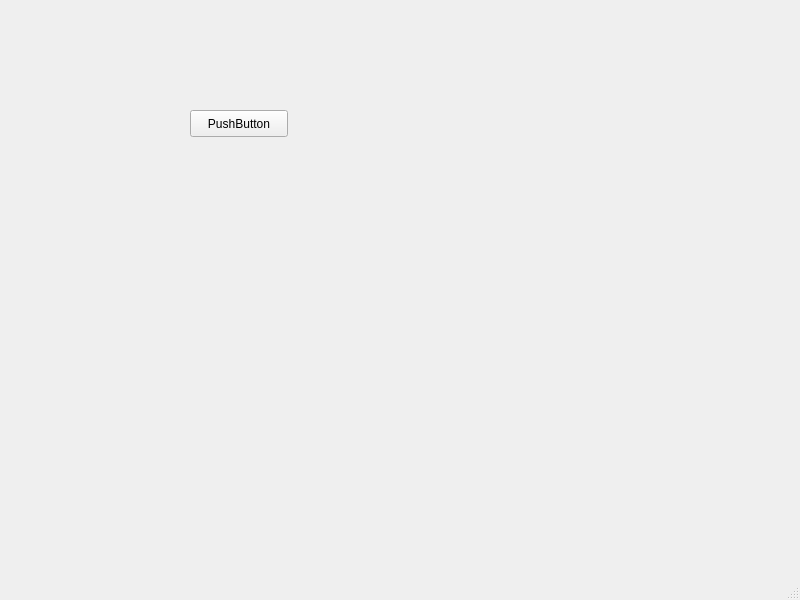
<?xml version="1.0" encoding="UTF-8"?>
<ui version="4.0">
 <class>todoroFrm</class>
 <widget class="QMainWindow" name="todoroFrm">
  <property name="geometry">
   <rect>
    <x>0</x>
    <y>0</y>
    <width>800</width>
    <height>600</height>
   </rect>
  </property>
  <property name="windowTitle">
   <string>MainWindow</string>
  </property>
  <widget class="QWidget" name="centralwidget">
   <widget class="QPushButton" name="pushButton">
    <property name="geometry">
     <rect>
      <x>190</x>
      <y>110</y>
      <width>98</width>
      <height>27</height>
     </rect>
    </property>
    <property name="text">
     <string>PushButton</string>
    </property>
   </widget>
  </widget>
  <widget class="QMenuBar" name="menubar">
   <property name="geometry">
    <rect>
     <x>0</x>
     <y>0</y>
     <width>800</width>
     <height>25</height>
    </rect>
   </property>
  </widget>
  <widget class="QStatusBar" name="statusbar"/>
 </widget>
 <resources/>
 <connections/>
</ui>
